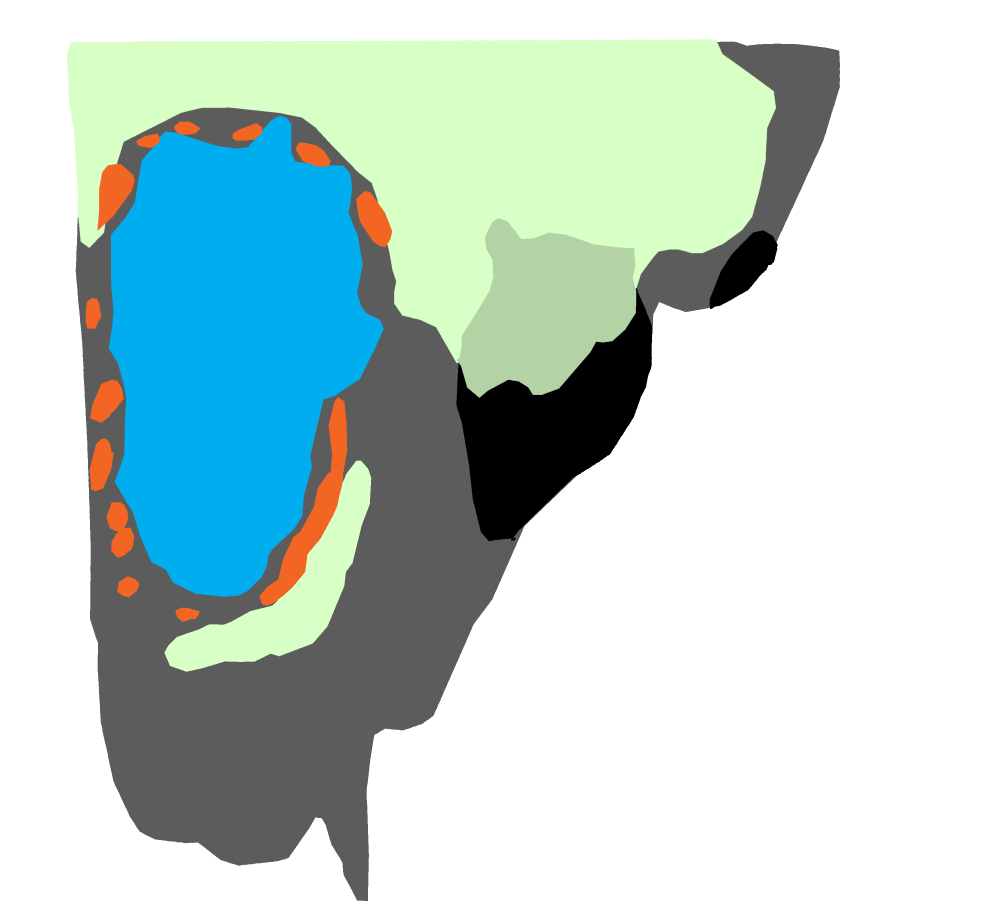
#> input picture original_images/East/East_day105_16Apr2013_N.png, 3000 x 2754 px (shown at 1/3 size); its folder holds only this picture in this run
$ jupyter execute --allow-errors example_notebook_2.ipynb   (shell and % lines are left out)
#> lines starting #> are read from the running program, lines starting #| are printed output that depends on the picture; after the words box and inside, x2 and y2 are one past the last pixel; in counts of white or black regions, pixels touching at a corner belong together
### cvfunc.py
import cv2
import numpy as np
import os
import glob
import tqdm
from time import time
import pandas as pd

"""
This module constains all the necessary functions to operate on the image files.
"""

def numpy_to_XYZ(x):
    if issubclass(x.dtype.type,np.integer):
        return x
    else:
        return (x*255).astype(np.uint8)

def tuple_to_XYZ(x):
    if len(x)==0:
        return x
    elif isinstance(x[0],int):
        return x
    else:
        return tuple([int(255*y) for y in x])

# [20 lines left out: functions get_colors, reduce_colors, not called in this run]

def color_threshold(img, sample_low=[[1,1,1]], sample_high=[[1,1,1]], invert=False):
    """
    Creates a mask for the image by the colors provided in a range from `sample_low` to `sample_high`.
    """
    assert len(sample_low)==len(sample_high)

    img = numpy_to_XYZ(img)
    sample_low = list(map(tuple_to_XYZ,sample_low))
    sample_high = list(map(tuple_to_XYZ,sample_high))

    composition = np.zeros(img.shape[:2])
    for l,h in zip(sample_low,sample_high):
        try:
            composition += cv2.inRange(img,tuple(l),tuple(h))
        except:
            pass
    if invert:
        composition = 255 - composition
    return composition

# [48 lines left out: functions color_filter, get_center, get_diam, get_bound_area, get_bounding_box, not called in this run]

def auto_crop(img):
    x1,y1,x2,y2 = get_bounding_box(img)
    return img[y1:y2,x1:x2]

# [89 lines left out: functions auto_crop_color, rotate_image, butterfly, palette_guess, not called in this run]

def roll(A,r):
    """
    Rolls rows of `A` by values given by `r`.
    """
    #reference: https://stackoverflow.com/a/20361561
    rows, columns, channels = np.ogrid[:A.shape[0], :A.shape[1], :A.shape[2]]
    r = r%A.shape[1]
    columns = columns - r[:, np.newaxis, np.newaxis]
    return A[rows, columns, channels]

def horizontal_symmetric_shift(A,bg_color=[255,255,255]):
    """
    Shifts each column of the mask `A` by its column-wise center points.
    """
    A = np.vstack([A,np.zeros_like(A)+np.array(bg_color)])
    A_mask = color_threshold(A,sample_low=[bg_color],sample_high=[bg_color],invert=True)
    h = A_mask.shape[0]/2
    coords = pd.DataFrame(np.argwhere(A_mask),columns=['row','column'])
    avg_line = coords.groupby('column').mean().reset_index().set_index('column').row.reindex(range(A.shape[1]),fill_value=0).to_numpy()
    A = roll(A.transpose((1,0,2)),(h-avg_line).astype(int)).transpose((1,0,2))
    return A

def symmetric_shift(A,bg_color=[255,255,255]):
    """
    Applies horizontal and vertical symmetric shift, in that order.
    """
    A = horizontal_symmetric_shift(A,bg_color)
    A = A.transpose(1,0,2)
    A = horizontal_symmetric_shift(A,bg_color)
    return A.transpose(1,0,2)

# [8 lines left out: function img_to_layer_mask, not called in this run]

### example_notebook_2.ipynb
[cell 1]
# Import all functions

import cv2
from tqdm import tqdm
import pandas as pd
import glob
import os
import numpy as np
import matplotlib.pyplot as plt
import json
from multiprocessing import Pool
from time import time
from functools import partial
plt.rcParams['figure.figsize'] = [10, 10]
import datetime

import sys
import scale
import symmetry

from cvfunc import color_threshold,auto_crop,auto_crop_color,symmetric_shift

[cell 2]
#
# The Color Palette to use:
#

# BGR and repeated: [B,G,R,B,G,R]
# Added/subtracted an adjustment, to give color values a range, i.e. [B-2,G-2,R-2,B+2,G+2,R+2]

adj=10 # had to make this larger, because there's color "noise" in the shrinked images

# want to be able to give a RANGE of color values, but can't go under 0, or above 255. Use inbetween function:
def lim(minv, val, maxv):
    return min(maxv, max(minv, val))

# The color palette from 2021: USE THIS ONE
# NOTE: BGR values from color picker is not necesarily accurate,
# so make sure to pick out the colors using the "color_lab" (or below)
# uncertain about DC colors for capped honey, nectar, pollen (put the ?)

color_palette = {
"bg":[255,255,255,255,255,255],
"uncapped_brood":[lim(0, 240-adj, 255), lim(0, 174-adj, 255), lim(0, 0-adj, 255),
                  lim(0, 240+adj, 255), lim(0, 174+adj, 255), lim(0, 0+adj, 255)],
"uncapped_brood_d":[lim(0, 145-adj, 255), lim(0, 105-adj, 255), lim(0, 1-adj, 255),
                    lim(0, 145+adj, 255), lim(0, 105+adj, 255), lim(0, 1+adj, 255)],
"capped_brood":[lim(0, 255-adj, 255), lim(0, 0-adj, 255), lim(0, 0-adj, 255),
                lim(0, 255+adj, 255), lim(0, 0+adj, 255), lim(0, 0+adj, 255)],
"capped_brood_d":[lim(0, 136-adj, 255), lim(0, 0-adj, 255), lim(0, 0-adj, 255),
                  lim(0, 136+adj, 255), lim(0, 0+adj, 255), lim(0, 0+adj, 255)],
"nectar":[lim(0, 86-adj, 255), lim(0, 255-adj, 255), lim(0, 255-adj, 255),
          lim(0, 86+adj, 255), lim(0, 255+adj, 255), lim(0, 255+adj, 255)],
"nectar_d?":[lim(0, 60-adj, 255), lim(0, 183-adj, 255), lim(0, 183-adj, 255),
            lim(0, 60+adj, 255), lim(0, 183+adj, 255), lim(0, 183+adj, 255)],
"honey":[lim(0, 197-adj, 255), lim(0, 255-adj, 255), lim(0, 216-adj, 255),
         lim(0, 197+adj, 255), lim(0, 255+adj, 255), lim(0, 216+adj, 255)],
"honey_d?":[lim(0, 185-adj, 255), lim(0, 210-adj, 255), lim(0, 168-adj, 255),
           lim(0, 185+adj, 255), lim(0, 210+adj, 255), lim(0, 168+adj, 255)],
"empty":[lim(0, 92-adj, 255), lim(0, 92-adj, 255), lim(0, 92-adj, 255),
         lim(0, 92+adj, 255), lim(0, 92+adj, 255), lim(0, 92+adj, 255)],
"empty_d":[lim(0, 0-adj, 255), lim(0, 0-adj, 255), lim(0, 0-adj, 255),
           lim(0, 0+adj, 255), lim(0, 0+adj, 255), lim(0, 0+adj, 255)],
"pollen":[lim(0, 34-adj, 255), lim(0, 101-adj, 255), lim(0, 242-adj, 255),
          lim(0, 34+adj, 255), lim(0, 101+adj, 255), lim(0, 242+adj, 255)],
"pollen_d?":[lim(0, 29-adj, 255), lim(0, 60-adj, 255), lim(0, 127-adj, 255),
            lim(0, 29+adj, 255), lim(0, 60+adj, 255), lim(0, 127+adj, 255)]
}
#> further down, original is the input picture: shape (2754, 3000, 3); mean B, G, R 208.5, 211.8, 190.1

# The color palette from 2013:
# color_palette = {
# "bg":[255,255,255,255,255,255],
# "brood":[35,50,236,35,50,236],
# "brood_d":[128,117,227,128,117,227],
# "honey":[245,33,0,245,33,0],
# "honey_d":[252,251,117,252,251,117],
# "empty":[75,250,117,75,250,117],
# "empty_d":[161,210,172,161,210,172],
# "pollen":[61,151,235,61,151,235]
# }

search_ratio = 0.05

[cell 3]
# Paths:

# these are the original full-sized images:
original_images_path = './original_images/*/'

# first step will be to apply the symmetric shift:
symmetric_shift_images_path = './symmetric_shift_images/'

# THEN scale them down (otherwise get rough edges from the symmetric shift):
scaled_images_path = "./shrink"

#> (a cell that did not finish here is left out)

#> the loop in color_threshold, `for l,h in zip(sample_low,sample_high):` made 1 pass
#> pass 1, in color_threshold, `composition += cv2.inRange(img,tuple(l),tuple(h))`:
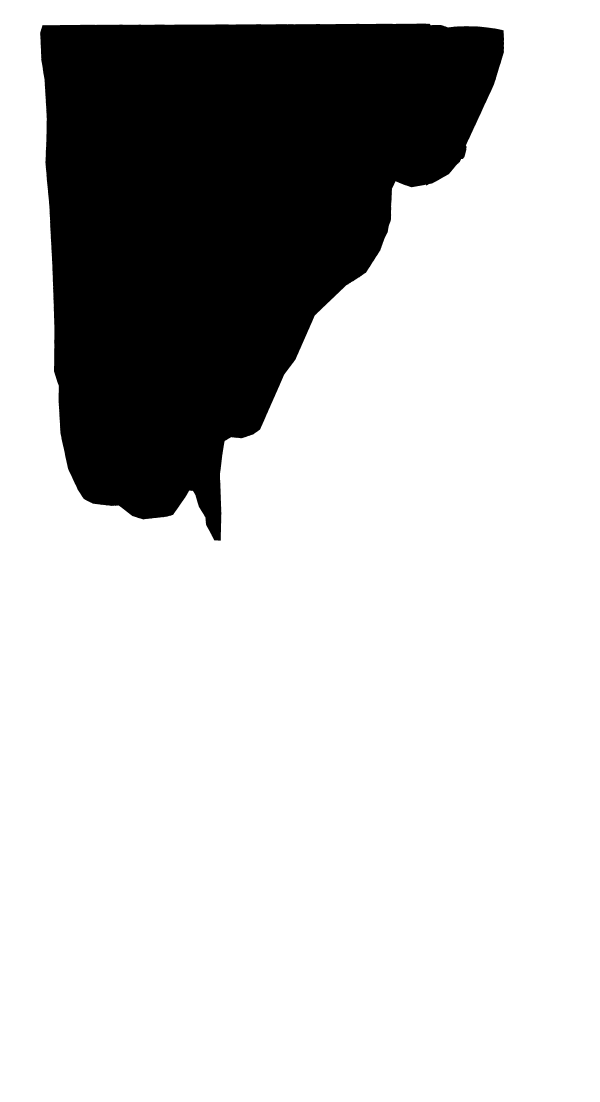
#> composition: shape (5508, 3000) float64 (shown at 1/5 size); 77.2% white; 2 black regions (1 under 20 px), largest, box (x1, y1, x2, y2) and area: (201, 118, 2520, 2703) 3762385
#> in horizontal_symmetric_shift, `coords = pd.DataFrame(np.argwhere(A_mask),columns=['row','column'])`: coords = table of 3762402 rows and 2 columns
#> in horizontal_symmetric_shift, `avg_line = coords.groupby('column').mean().reset_index().set_index('co..`: avg_line = 3000 values, max 1412 at index 1071, min 0 at index 0, mean 722.7
#> in roll, `r = r%A.shape[1]`: r = 3000 values, max 2754 at index 0, min 1342 at index 1071, mean 2031.1
#> in roll, `columns = columns - r[:, np.newaxis, np.newaxis]`:
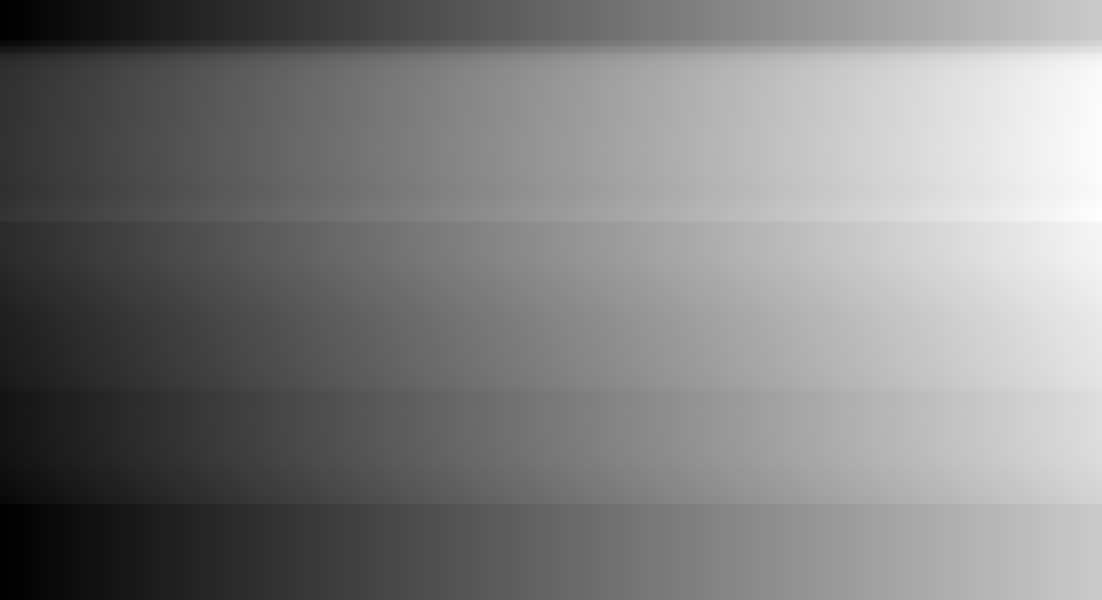
#> columns: shape (3000, 5508, 1) int64 (shown at 1/5 size); min -2754, max 4165, mean 722.4; drawn with min black and max white
#> in roll, `return A[rows, columns, channels]`:
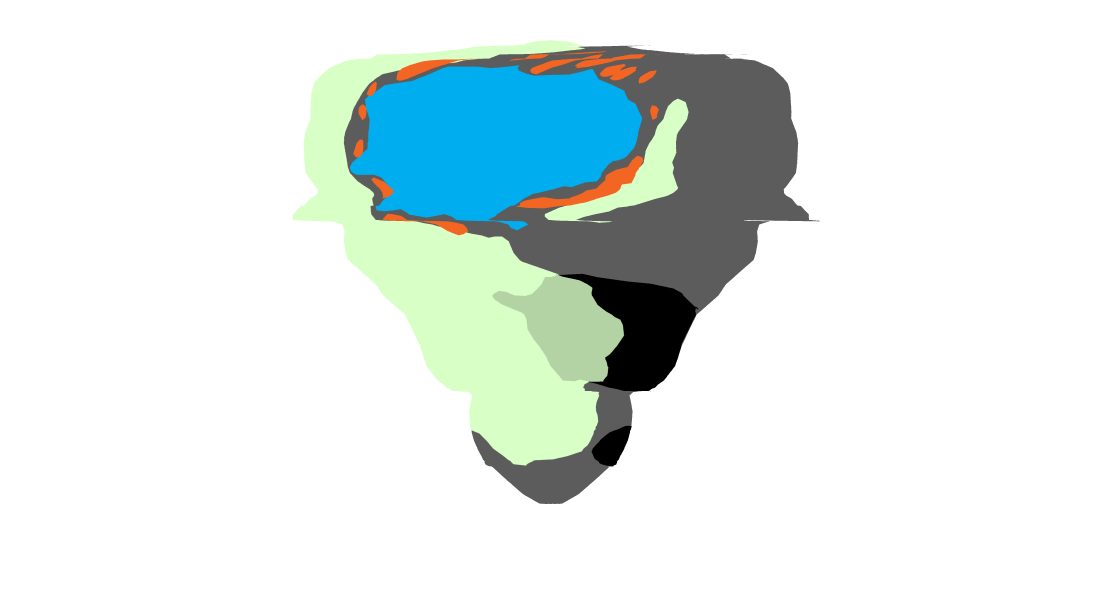
#> returned value: shape (3000, 5508, 3) int64 (shown at 1/5 size); mean of channels 0, 1, 2 231.7, 233.4, 222.6; drawn as B, G, R
#> in horizontal_symmetric_shift, `A = roll(A.transpose((1,0,2)),(h-avg_line).astype(int)).transpose((1,0..`:
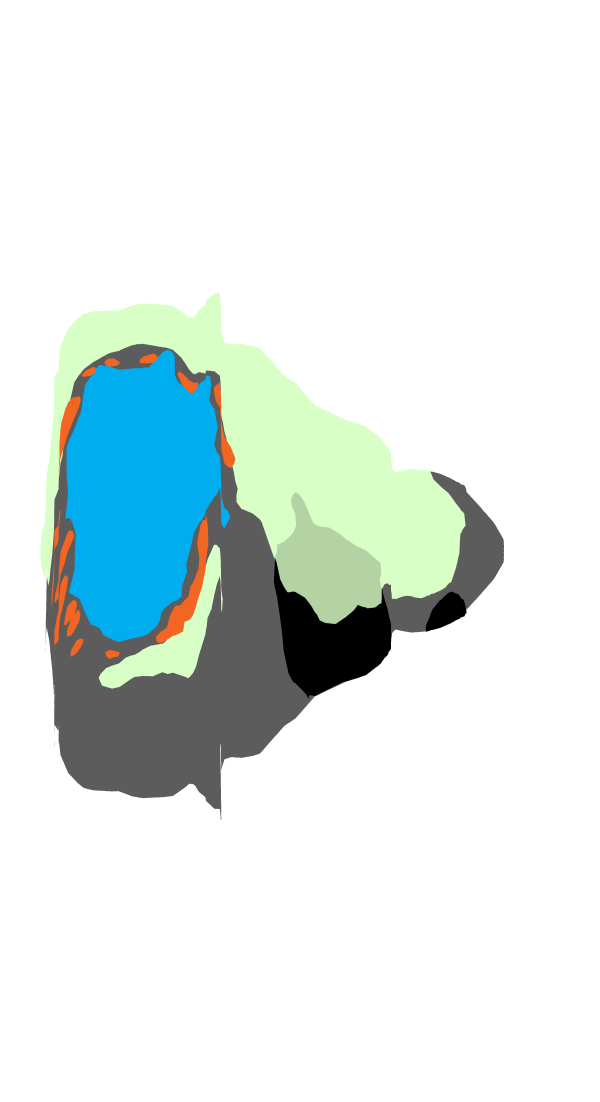
#> A: shape (5508, 3000, 3) int64 (shown at 1/5 size); mean of channels 0, 1, 2 231.7, 233.4, 222.6; drawn as B, G, R
#> call 2 of color_threshold, with img = array of shape (6000, 5508, 3), invert = True
#> in color_threshold (call 2), `composition = 255 - composition`:
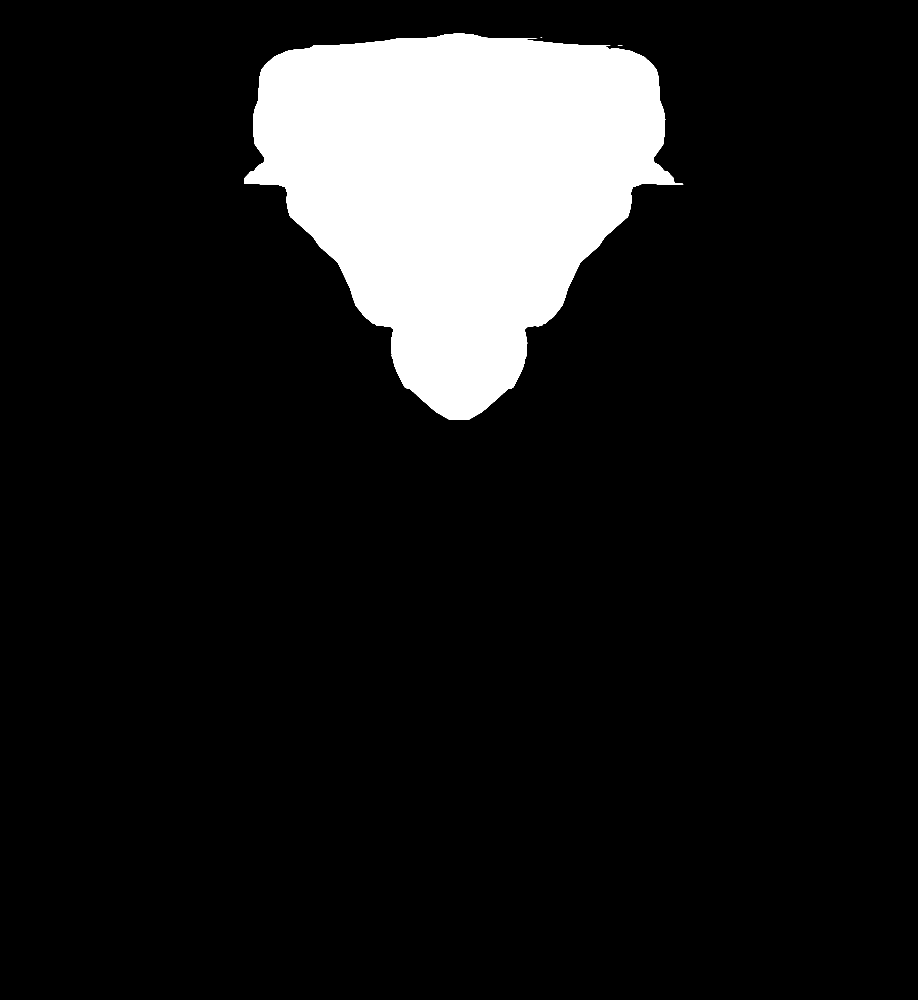
#> composition: shape (6000, 5508) float64 (shown at 1/6 size); 11.4% white; 7 white regions (5 under 20 px), largest, box (x1, y1, x2, y2) and area: (1464, 201, 4100, 2520) 3762337, (3707, 270, 3735, 271) 28
    savestring = os.path.join(symmetric_shift_images_path,f"{os.path.splitext(os.path.basename(file))[0]}.png")
    cv2.imwrite(savestring,symmetric_shifted)

[cell 5]
# THEN resize them:
# Ideally, the height would be 100 px, but need to remove white space

for file in tqdm(glob.glob(symmetric_shift_images_path+"/*.png"),desc="Progress"): # be sure to have .PNG file!
    savestring = os.path.join(scaled_images_path,f"{os.path.splitext(os.path.basename(file))[0]}.png")
    image = cv2.imread(file)
    resized = scale.resize3(image,100) # height, in PX - NOW AT 100 PX!!! (obs hive is 100cm high, 1px=1cm=2x2cells)
    cv2.imwrite(savestring,resized)
    image = cv2.imread(savestring)
    cropped = auto_crop_color(image)
    cv2.imwrite(savestring,cropped)

[cell 6]
### NOTE: STILL NEED TO REMOVE EXCESS WHITE SPACE ###
### NOTE: The shrink images still have a few pixels that deviate from the palette ###

[cell 7]
# Just for early versions, show all images to make sure all good:

glob_str = scaled_images_path+'/*'
filenames = glob.glob(glob_str)

for i in filenames:
    print(i)
    img = cv2.imread(i)
    plt.imshow(img)
    plt.show()

[cell 8]
df_stochastic = []
for i in filenames:
    palette = color_palette if not (("japan.png" in i) or ("square.png" in i)) else {'bg':[255]*6, 'red':[0,0,255,0,0,255], 'blue':[255,0,0,255,0,0]}
    img = cv2.imread(i)
    score0 = symmetry.symmetry_stochastic(img,color_dict=palette)
    score90 = symmetry.symmetry_stochastic(img.transpose(1,0,2),color_dict=palette)
    row = {
        "name": os.path.basename(i),
        "score0_expected": score0['expected'],
        "score0_real": score0['real'],
        "score90_expected": score90['expected'],
        "score90_real": score90['real'],
    }
    df_stochastic.append(row)
df_stochastic = pd.DataFrame(df_stochastic)

# Explanation

The table below shows the expected and calculated symmetry scores. They are both values in the interval [0,1] where 0 denotes complete asymmetry and 1 denote complete symmetry. A good threshold to classify the pictures betweem symmetric and asymmetric would be 0.5.

A symmetry score that is too far from the expected value should be taken as a value that is not expected from a random configuration of pixels. Therefore, these values can be considered 'meaningful'.

[cell 9]
df_stochastic
